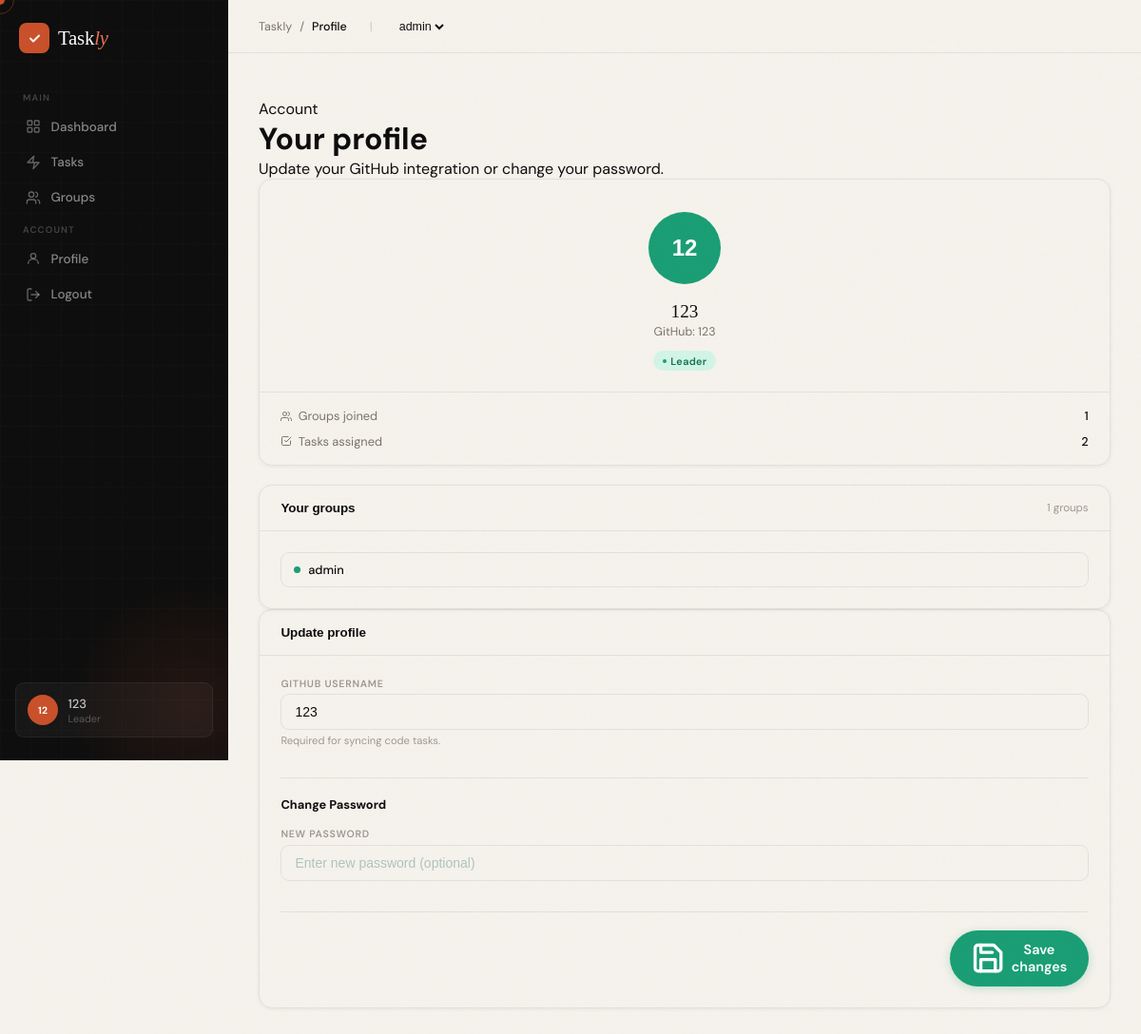
The app's page /profile (signed in) with its own data.
### app.py (models this page shows)
class User(db.Model):
    id = db.Column(db.Integer, primary_key=True)
    username = db.Column(db.String(80), unique=True, nullable=False)
    password_hash = db.Column(db.String(200), nullable=False)
    github_username = db.Column(db.String(80), nullable=True)  # Added for GitHub API
    group_role = db.Column(db.String(20), default='Member')
    current_group_id = db.Column(db.Integer, db.ForeignKey('group.id'), nullable=True)
    tasks = db.relationship('Task', backref='assignee', lazy=True)
    groups = db.relationship('Group', secondary=user_group_association, back_populates='users')

class Group(db.Model):
    id = db.Column(db.Integer, primary_key=True)
    name = db.Column(db.String(120), nullable=False)
    invite_code = db.Column(db.String(6), unique=True, nullable=False)
    repo_url = db.Column(db.String(255), nullable=True)
    is_non_coding = db.Column(db.Boolean, default=False)  # Group level setting
    users = db.relationship('User', secondary=user_group_association, back_populates='groups')
    tasks = db.relationship('Task', backref='group', lazy=True, cascade="all, delete-orphan")

### app.py (the view)
@app.route('/profile')
def profile():
    user = get_current_user()
    if not user:
        return redirect(url_for('login'))
    return render_template('profile.html', current_user=user)

### app.py (called while the page is built)
def get_current_user():
    if 'user_id' not in session:
        return None
    user = db.session.get(User, session['user_id'])
    if not user:
        session.pop('user_id', None)
    return user

@app.context_processor
def inject_global_vars():
    user = get_current_user()
    if user:
        user.is_authenticated = True
    else:
        user = type('AnonymousUser', (), {'is_authenticated': False, 'groups': []})()
    return dict(current_user=user, today=date.today())

### template/profile.html (shortened to what this page needs)
{% extends "base.html" %}
{% block breadcrumb %}Profile{% endblock %}
{% block content %}
<div class="page-header">
  <div class="page-eyebrow">Account</div>
  <h1 class="page-title">Your profile</h1>
  <p class="page-sub">Update your GitHub integration or change your password.</p>
</div>
<div class="profile-grid">
  <div class="left-col" style="display:flex;flex-direction:column;gap:1.25rem;">
    <div class="card" id="profile-summary">
      <div class="avatar-section">
        <div class="avatar-ring" id="avatar-ring">
          <div class="avatar-inner">
            <span class="avatar-initials" id="summary-initials">{{ current_user.username[:2]|upper }}</span>
          </div>
        </div>
        <div class="profile-name" id="summary-name">{{ current_user.username }}</div>
        <div class="profile-email" id="summary-email">GitHub: {{ current_user.github_username or 'Not connected' }}</div>
        <span class="role-badge">
          <span class="role-badge-dot"></span>
          <span id="summary-role">{{ current_user.group_role }}</span>
        </span>
      </div>
      <div class="profile-stats">
        <div class="stat-row">
          <span class="stat-label">
            <svg viewBox="0 0 24 24" fill="none" stroke="currentColor" stroke-width="2" stroke-linecap="round" stroke-linejoin="round"><path d="M17 21v-2a4 4 0 00-4-4H5a4 4 0 00-4 4v2"/><circle cx="9" cy="7" r="4"/><path d="M23 21v-2a4 4 0 00-3-3.87"/><path d="M16 3.13a4 4 0 010 7.75"/></svg>
            Groups joined
          </span>
          <span class="stat-value" id="summary-groups-count">{{ current_user.groups|length }}</span>
        </div>
        <div class="stat-row">
          <span class="stat-label">
            <svg viewBox="0 0 24 24" fill="none" stroke="currentColor" stroke-width="2" stroke-linecap="round" stroke-linejoin="round"><path d="M9 11l3 3L22 4"/><path d="M21 12v7a2 2 0 01-2 2H5a2 2 0 01-2-2V5a2 2 0 012-2h11"/></svg>
            Tasks assigned
          </span>
          <span class="stat-value">{{ current_user.tasks|length }}</span>
        </div>
      </div>
    </div>
    <div class="card">
      <div class="card-header">
        <span class="card-title">Your groups</span>
        <span class="card-meta" id="groups-count-label">{{ current_user.groups|length }} groups</span>
      </div>
      <div class="card-body">
        <div class="groups-list" id="profile-groups">
            {% for group in current_user.groups %}
              <div class="group-pill">
                <div class="group-pill-left">
                  <div class="group-dot"></div>
                  <span class="group-pill-name">{{ group.name }}</span>
                </div>
              </div>
            {% else %}
              <p style="font-size:0.8rem; color:var(--muted);">No groups joined yet.</p>
            {% endfor %}
        </div>
      </div>
    </div>
  </div>
  <div class="right-col">
    <div class="card">
      <div class="card-header">
        <span class="card-title">Update profile</span>
      </div>
      <div class="card-body">
        <form id="profile-form" action="{{ url_for('update_profile') }}" method="POST" class="form-grid">
          <div class="field">
            <label for="github_username">GitHub Username</label>
            <input id="github_username" name="github_username" type="text" value="{{ current_user.github_username or '' }}" placeholder="octocat"/>
            <span class="field-hint">Required for syncing code tasks.</span>
          </div>
          <div class="form-divider"></div>
          <p style="font-size:0.8rem; font-weight:bold; margin-bottom: 0;">Change Password</p>
          <div class="field">
            <label for="new_password">New Password</label>
            <input id="new_password" name="new_password" type="password" placeholder="Enter new password (optional)"/>
          </div>
          <div class="form-divider"></div>
          <div class="form-actions">
            <button type="submit" class="btn btn-primary">
              <svg viewBox="0 0 24 24" fill="none" stroke="currentColor" stroke-width="2.2"
                stroke-linecap="round" stroke-linejoin="round">
                <path d="M19 21H5a2 2 0 01-2-2V5a2 2 0 012-2h11l5 5v11a2 2 0 01-2 2z"/>
                <polyline points="17 21 17 13 7 13 7 21"/>
                <polyline points="7 3 7 8 15 8"/>
              </svg>
              Save changes
            </button>
          </div>
        </form>
      </div>
    </div>
  </div>
</div>
{% endblock %}

### template/base.html (shortened to what this page needs)
<!DOCTYPE html>
<html lang="en">
<head>
</head>
<body>
{% if current_user.is_authenticated %}
<aside class="sidebar">
  <div class="sidebar-orb"></div>
  <div class="sidebar-inner">
    <a href="{{ url_for('index') }}" class="sidebar-logo">
      <div class="sidebar-logo-mark"><svg width="15" height="15" viewBox="0 0 20 20" fill="none"><polyline points="4,10 8,14 16,6" stroke="#fff" stroke-width="2.4" stroke-linecap="round" stroke-linejoin="round"/></svg></div>
      <span class="sidebar-logo-name">Task<em>ly</em></span>
    </a>
    <div class="sidebar-section-label">Main</div>
    <a href="{{ url_for('dashboard') }}" class="nav-item {% if request.endpoint == 'dashboard' %}active{% endif %}">
      Dashboard
    </a>
    <a href="{{ url_for('tasks') }}" class="nav-item {% if request.endpoint == 'tasks' %}active{% endif %}">
      <svg viewBox="0 0 24 24" fill="none" stroke="currentColor" stroke-width="2" stroke-linecap="round" stroke-linejoin="round"><path d="m13 2-2 10h10l-9 10 2-10H3Z"/></svg>
      Tasks
    </a>
    <a href="{{ url_for('groups') }}" class="nav-item {% if request.endpoint == 'groups' %}active{% endif %}">
      <svg viewBox="0 0 24 24" fill="none" stroke="currentColor" stroke-width="2" stroke-linecap="round" stroke-linejoin="round"><path d="M16 21v-2a4 4 0 0 0-4-4H6a4 4 0 0 0-4 4v2"/><circle cx="9" cy="7" r="4"/><path d="M22 21v-2a4 4 0 0 0-3-3.87"/><path d="M16 3.13a4 4 0 0 1 0 7.75"/></svg>
      Groups
    </a>
    <div class="sidebar-section-label">Account</div>
    <a href="#" class="nav-item" onclick="document.getElementById('profile-modal').classList.add('active'); return false;">
      <svg viewBox="0 0 24 24" fill="none" stroke="currentColor" stroke-width="2" stroke-linecap="round" stroke-linejoin="round"><circle cx="12" cy="8" r="4"/><path d="M4 20c0-4 3.6-7 8-7s8 3 8 7"/></svg>
      Profile
    </a>
    <a href="{{ url_for('logout') }}" class="nav-item">
      <svg viewBox="0 0 24 24" fill="none" stroke="currentColor" stroke-width="2" stroke-linecap="round" stroke-linejoin="round"><path d="M9 21H5a2 2 0 0 1-2-2V5a2 2 0 0 1 2-2h4"/><polyline points="16 17 21 12 16 7"/><line x1="21" y1="12" x2="9" y2="12"/></svg>
      Logout
    </a>
  </div>
  <div class="sidebar-footer">
    <a href="#" class="sidebar-user" onclick="document.getElementById('profile-modal').classList.add('active'); return false;">
      <div class="user-av">{{ current_user.username[:2]|upper }}</div>
      <div>
        <div class="user-name">{{ current_user.username }}</div>
        <div class="user-role">{{ current_user.group_role }}</div>
      </div>
    </a>
  </div>
</aside>
<div class="layout-app">
  <header class="topbar">
    <div class="topbar-breadcrumb" style="display:flex; align-items:center; gap:0.5rem; font-size:0.78rem; color:var(--muted);">
      <span>Taskly</span><span>/</span><strong style="color:var(--ink); font-weight:500;">{% block breadcrumb %}Dashboard{% endblock %}</strong>
      {% if current_user.groups %}
      <span class="topbar-sep" style="margin-left: 1rem; opacity:0.35;">|</span>
      <form action="{{ url_for('switch_group', group_id=0) }}" method="POST" style="display:inline; margin-left: 1rem;" id="group-switch-form">
        <select class="group-selector" name="group_id" onchange="document.getElementById('group-switch-form').action='{{ url_for('switch_group', group_id=0) }}'.replace('0', this.value); this.form.submit();">
          {% for g in current_user.groups %}
            <option value="{{ g.id }}" {% if current_user.current_group_id and g.id == current_user.current_group_id %}selected{% endif %}>
              {{ g.name }}
            </option>
          {% endfor %}
        </select>
      </form>
      {% endif %}
    </div>
  </header>
  <main class="main-content">
    {% block content %}{% endblock %}
  </main>
</div>
{% else %}
  {% block landing_content %}{% endblock %}
{% endif %}
</body>
</html>

### records on screen
User: username "12", username "123", group_role "Leader", group_id "admin", github_username "123"
Group: name "admin"

### other values on screen
{{ current_user.groups|length }} "1"
{{ current_user.tasks|length }} "2"
